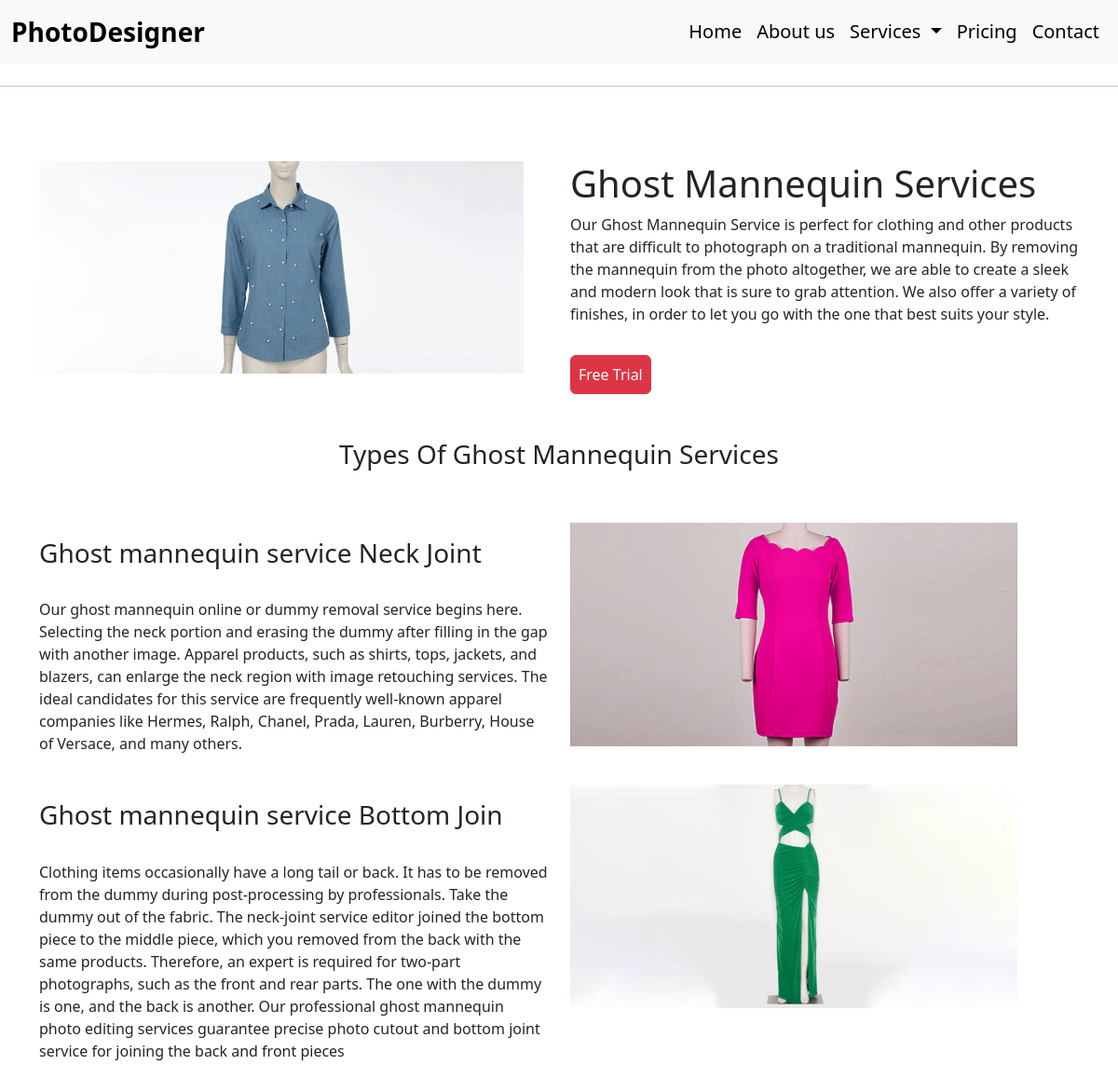
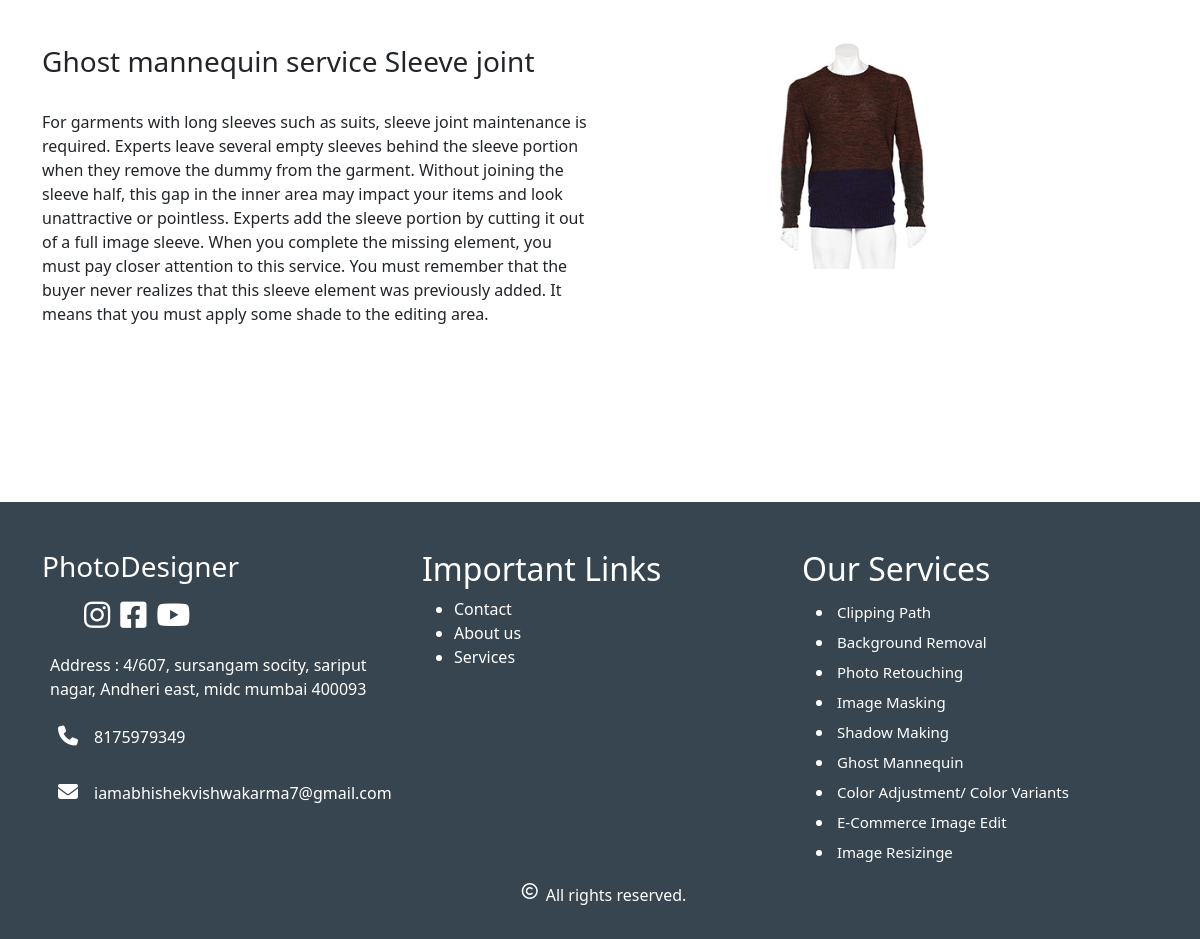
Page /services/6 on the committed database (2 pictures, top to bottom).
### base/models.py (models this page shows)
class Service(models.Model):
    serviceTitle = models.CharField(max_length=200)
    image = models.ImageField(upload_to='our_services')
    title = models.CharField(max_length=200)
    desc = models.TextField(blank=True,null=True)
    title1 = models.CharField(max_length=200)
    image1 = models.ImageField(upload_to='our_services',blank=True,null=True)
    desc1 = models.TextField(blank=True,null=True)
    image2 = models.ImageField(upload_to='our_services',blank=True,null=True)
    desc2 = models.TextField(blank=True,null=True)
    image3 = models.ImageField(upload_to='our_services',blank=True,null=True)
    desc3 = models.TextField(blank=True,null=True)
    image4 = models.ImageField(upload_to='our_services',blank=True,null=True)
    desc4 = models.TextField(blank=True,null=True)
    image5 = models.ImageField(upload_to='our_services',blank=True,null=True)
    desc5 = models.TextField(blank=True,null=True)
    image6 = models.ImageField(upload_to='our_services',blank=True)
    desc6 = models.TextField(blank=True,null=True)

### base/views.py (the view)
# urls.py: path('services/<id>',views.ServicePro),
def ServicePro(request,id):
    serData = [Service.objects.get(id = id)]
    data2 = {
        'serData':serData
    }
    return render(request,'our_services.html',data2)

### templates/our_services.html (shortened to what this page needs)
{% extends 'base.html' %} {% load static %} {% block content %}
{% for service in serData %}
<div class="container pt-5" style="display: flex; justify-content: center;">
  <div class="row">
    <div class="col-sm">
      <img style="width: 65vh; " src="/media/{{service.image}}" alt="Image Retouching">
    </div>
    <div class="col-sm">
      <h2 class="fs-1">{{service.title}}</h2>
      <p style="font-weight: 300;">{{service.desc | safe}}</p>
      <a href="{% url 'freetrial' %}">
      <label type="button" class="btn btn-danger p-2 mt-3">Free Trial</label>
    </a>
    </div>
  </div>
</div>
<h3 class="text-center p-5">{{service.title1 | safe}}</h3>
<div class="container pb-3" style="display: flex; justify-self: center;">
  <div class="row">
    <div class="col-sm">
      <p> {{service.desc1 | safe}}</p>
    </div>
    <div class="col-sm">
      <img class="pb-4" style="width: 60vh " src="/media/{{service.image1}}" alt="Image Retouching">
    </div>
  </div>
</div>
<div class="container pb-3" style="display: flex; justify-self: center;">
  <div class="row">
    <div class="col-sm">
      <p> {{service.desc2 | safe}}</p>
    </div>
    <div class="col-sm">
      <img class="pb-4" style="width: 60vh " src="/media/{{service.image2}}" alt="Image Retouching">
    </div>
  </div>
</div>
<div class="container pb-3" style="display: flex; justify-self: center;">
  <div class="row">
    <div class="col-sm">
      <p> {{service.desc3 | safe}}</p>
    </div>
    <div class="col-sm">
      <img class="pb-4" style="width: 60vh " src="/media/{{service.image3}}" alt="Image Retouching">
    </div>
  </div>
</div>
<div class="container pb-3" style="display: flex; justify-self: center;">
  <div class="row">
    <div class="col-sm">
    </div>
    <div class="col-sm">
    </div>
  </div>
</div>
<div class="container pb-3" style="display: flex; justify-self: center;">
  <div class="row">
    <div class="col-sm">
    </div>
    <div class="col-sm">
    </div>
  </div>
</div>
<div class="container pb-3" style="display: flex; justify-self: center;">
  <div class="row">
    <div class="col-sm">
    </div>
    <div class="col-sm">
    </div>
  </div>
</div>
{% endfor %}
{% endblock %}

### static/css/style.css (style rules this page uses)
.container { display: inline-block; }

### rows in the picture
Service: image (picture), title "Ghost Mannequin Services", desc "Our Ghost Mannequin Service is perfect for clothing and other products that are difficult to photograph on a traditional mannequin. By removing the mannequin from the photo altogether, we are able to create a sleek and modern look that is sure to grab attention. We also offer a variety of finishes, in order to let you go with the one that best suits your style.", title1 "Types Of Ghost Mannequin Services", desc1 "Ghost mannequin service Neck Joint Our ghost mannequin online or dummy removal service begins here. Selecting the neck portion and erasing the dummy after filling in the gap with another image. Apparel products, such as shirts, tops, jackets, and blazers, can enlarge the neck region with image retouching services. The ideal candidates for this service are frequently well-known apparel companies like Hermes, Ralph, Chanel, Prada, Lauren, Burberry, House of Versace, and many others.", image1 (picture), desc2 "Ghost mannequin service Bottom Join Clothing items occasionally have a long tail or back. It has to be removed from the dummy during post-processing by professionals. Take the dummy out of the fabric. The neck-joint service editor joined the bottom piece to the middle piece, which you removed from the back with the same products. Therefore, an expert is required for two-part photographs, such as the front and rear parts. The one with the dummy is one, and the back is another. Our professional ghost mannequin photo editing services guarantee precise photo cutout and bottom joint service for joining the back and front pieces", image2 (picture), desc3 "Ghost mannequin service Sleeve joint For garments with long sleeves such as suits, sleeve joint maintenance is required. Experts leave several empty sleeves behind the sleeve portion when they remove the dummy from the garment. Without joining the sleeve half, this gap in the inner area may impact your items and look unattractive or pointless. Experts add the sleeve portion by cutting it out of a full image sleeve. When you complete the missing element, you must pay closer attention to this service. You must remember that the buyer never realizes that this sleeve element was previously added. It means that you must apply some shade to the editing area.", image3 (picture)
